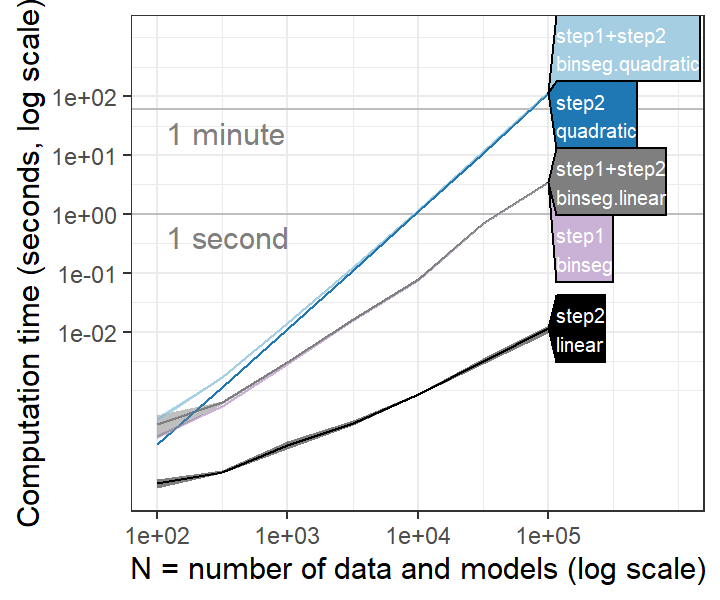

R code for this plot:
source("packages.R")

timing.dt <- readRDS("fullpath.db.binseg.rds")

timing.dt[, seconds := time /1e9]
ggplot()+
  geom_point(aes(
    N, seconds, color=expr),
    data=timing.dt)

##lite        dark
expr.colors <- c(
  binseg.linear="grey50", linear="black",
  binseg.quadratic="#A6CEE3", quadratic="#1F78B4",#blue
  "#B2DF8A", "#33A02C",#green
  "#FB9A99", "#E31A1C",#red
  "#FDBF6F", "#FF7F00",#orange
  binseg="#CAB2D6", "#6A3D9A",#purple
  "#FFFF99", "#B15928")#yellow/brown
stats.dt <- timing.dt[, list(
  mean=mean(seconds),
  sd=sd(seconds)
), by=.(expr, N)]
old.levs <- levels(stats.dt$expr)
step.vec <- ifelse(
  grepl(".", old.levs, fixed=TRUE),
  "step1+step2",
  ifelse(old.levs=="binseg", "step1", "step2"))
(new.levs <- structure(paste0(step.vec, "\n", old.levs), names=old.levs))
stats.dt[, algo := new.levs[expr] ]
algo.colors <- structure(expr.colors, names=new.levs[names(expr.colors)])
ref.dt <- data.table(
  seconds=c(1, 60),
  label=paste(" 1", c("second", "minute")))
lab.dt <- stats.dt[
  J(c("quadratic", "binseg", "linear"), 10^5),
  on=.(expr, N)]
#1e5, 3.4 sec for binseg, 1.9 minutes for quadratic.
gg <- ggplot()+
  theme_bw()+
  geom_hline(aes(
    yintercept=seconds),
    data=ref.dt,
    color="grey")+
  geom_text(aes(
    100, seconds, label=label),
    data=ref.dt,
    color="grey50",
    vjust=1.5,
    hjust=0)+
  geom_line(aes(
    N, mean, color=algo),
    data=stats.dt)+
  geom_ribbon(aes(
    N, ymin=mean-sd, ymax=mean+sd, fill=algo),
    alpha=0.5,
    data=stats.dt)+
  scale_x_log10(
    "N = number of data and models (log scale)",
    breaks=stats.dt[, 10^seq(log10(min(N)), log10(max(N)))],
    limits=c(NA, max(stats.dt$N)*50))+
  scale_y_log10(
    "Computation time (seconds, log scale)",
    limits=c(NA, 1e4),
    breaks=10^seq(-5, 2)
  )+
  scale_color_manual(values=algo.colors)+
  scale_fill_manual(values=algo.colors)
dl <- directlabels::direct.label(gg, list(cex=0.8, "last.polygons"))
print(dl)

png("figure-fullpath-db-binseg.png", 3.6, 3, units="in", res=300)
print(dl)
dev.off()
